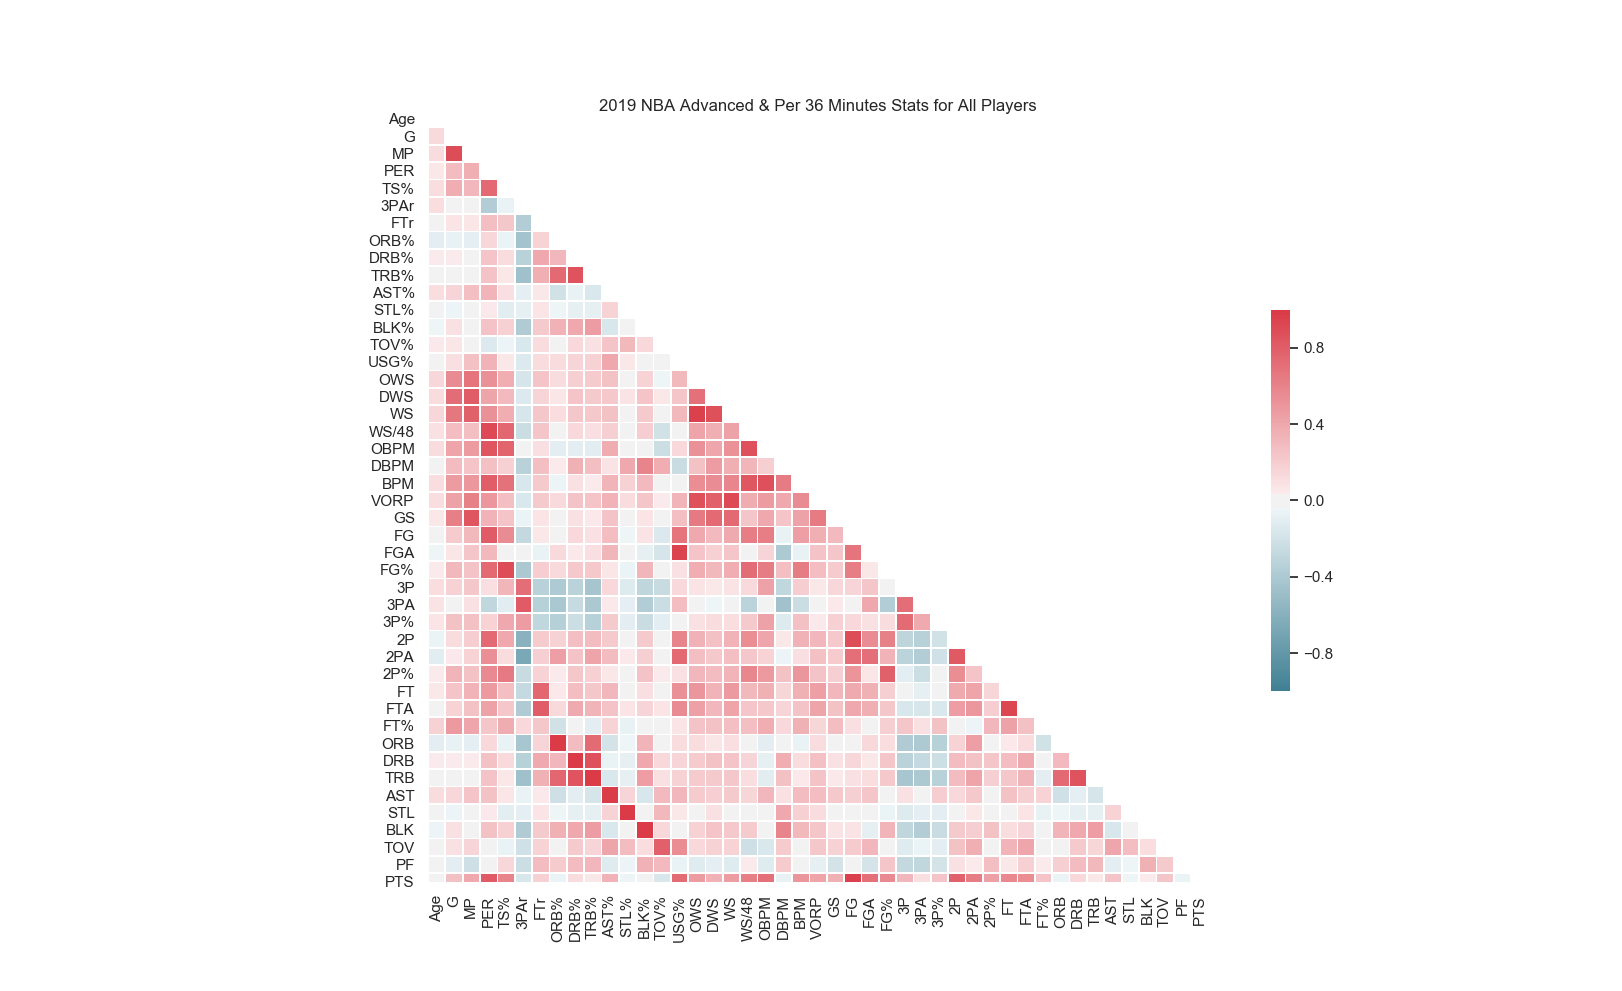

Python code for this plot:
import seaborn as sns
import numpy as np
import sklearn.metrics
import matplotlib.pyplot as plt
import pandas as pd

import downloadStats as ds

#---------- PROGRAM OVERVIEW ----------
	#This program combines two statistical data sets together, one consisting of advanced
	#stats and the other per 36 minutes stats. A diagonal correlation heat map matrix is then
	#constructed to show relationships between the various statistics.


#Retrieves advanced 2019 stats
adv2019 = ds.getStats(2019, "advanced")

#Retrieves per 36 minutes 2019 stats
min362019 = ds.getStats(2019, "per_minute")

#Merges two data sets together
merge = ds.mergeData(adv2019, min362019)


#Creates a diagonal correlation heatmap matrix
#Compute the correlation matrix
corr = merge.corr()

sns.set(style="white")

#Generate a mask for the upper triangle
mask = np.zeros_like(corr, dtype = np.bool)
mask[np.triu_indices_from(mask)] = True

#Set up the matplotlib figure
f, ax = plt.subplots(figsize = (22, 22))

#Generate a custom diverging colormap
cmap = sns.diverging_palette(220, 10, as_cmap = True)

#Draw the heatmap with the mask and correct aspect ratio
sns.heatmap(corr, mask = mask, cmap = cmap, vmax = 1, vmin = -1, center = 0,
            square = True, linewidths = .5, cbar_kws = {"shrink": .5})

#Sets the title of the plot
plt.title("2019 NBA Advanced & Per 36 Minutes Stats for All Players")

#Shows the plot on screen
plt.show()
